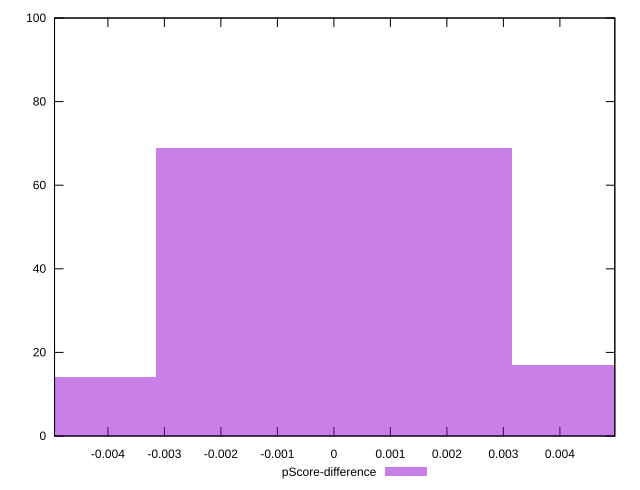

Here is the gnuplot script that generated this plot:
reset

$pScoreDifference <<EOF
0 69
-0.006293817678097492 14
0.006293817678097492 17
EOF

set key outside below
set boxwidth 0.006293817678097492
set xrange [-0.004944727194015119:0.004972339990952757]
set yrange [0:100]
set trange [0:100]
set style fill transparent solid 0.5 noborder
set terminal svg size 640, 490 enhanced background rgb 'white'
set output "report_00022_2021-02-20T12:08:46.964Z/speed-index/samples/pages/pScore-difference/histogram.svg"

plot $pScoreDifference title "pScore-difference" with boxes

reset
